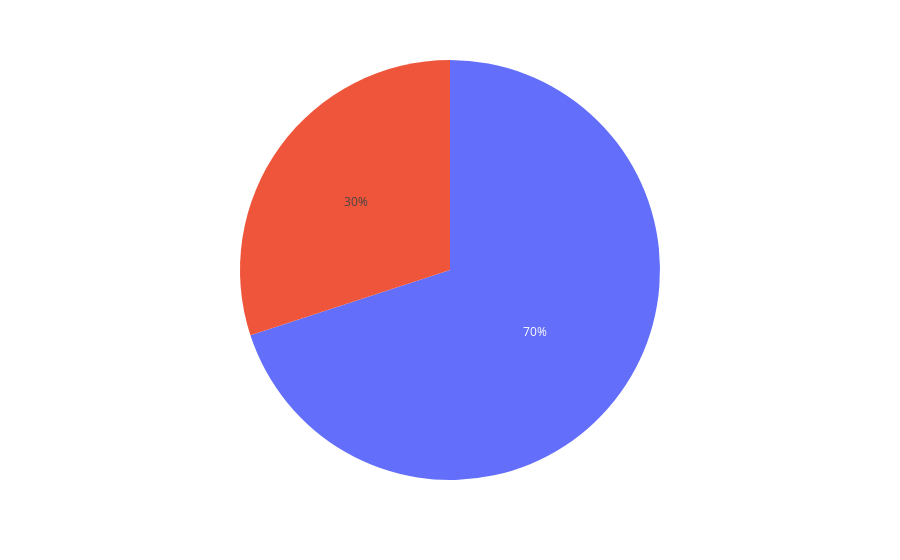

The cell this chart's notebook holds for it:
### Code cell
px.pie( data_frame = Gen_Sales , values = 'Amount')

### Figure 1 — Plotly figure (JSON) as saved in the notebook; plotly's stock layout.template omitted (floating-point values rounded to 4 significant figures)
{"data": [{"domain": {"x": [0, 1], "y": [0, 1]}, "hovertemplate": "Amount=%{value}<extra></extra>", "legendgroup": "", "name": "", "showlegend": false, "type": "pie", "values": [74335853, 31913276]}], "layout": {"legend": {"tracegroupgap": 0}, "margin": {"t": 60}}}
